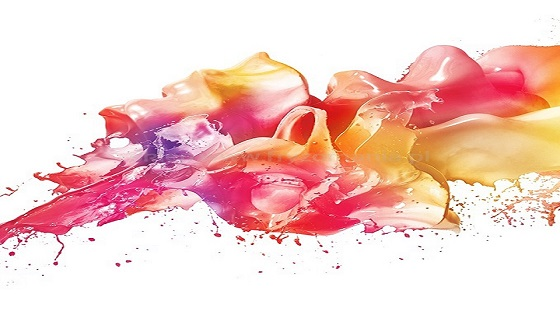
#> input picture pic.jpg, 560 x 315 px, found by its file name
$ python kolor.py --image pic.jpg
#> lines starting #> are read from the running program, lines starting #| are printed output that depends on the picture
# -*- coding: utf-8 -*-
"""
@author: micha
"""

import cv2
import numpy as np
import pandas as pd
import argparse

# argument parser
ap = argparse.ArgumentParser()
ap.add_argument('-i', '--image', required=True, help= "path to the image")
args = vars(ap.parse_args())
img_path = args['image']

# wczytanie obrazu
img = cv2.imread("../../Desktop/zad/pic.jpg")
#> img is the input picture: shape (315, 560, 3); mean B, G, R 201.2, 206.7, 244.2
img2 = cv2.imread("../../Desktop/zad/pic2.jpg")
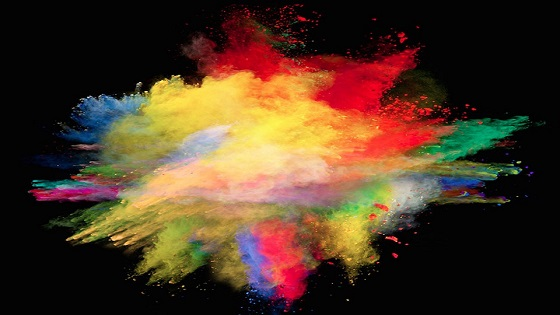
#> input picture pic2.jpg, 560 x 315 px, found by its file name
#> img2 is the input picture: shape (315, 560, 3); mean B, G, R 36.2, 55.3, 77.4

# zmienne globalne
clicked = False
r = g = b = xpos = ypos = 0

# czytanie pliku csv i nadawanie nazw każdej kolumnie
index=["color","color_name","hex","R","G","B"]
csv = pd.read_csv("../../Desktop/zad/colours.csv", names=index, header=None)
#> (reads colours.csv from the repository)

# łączenie obraz w poziomie
Hori = np.concatenate((img, img2), axis=1)
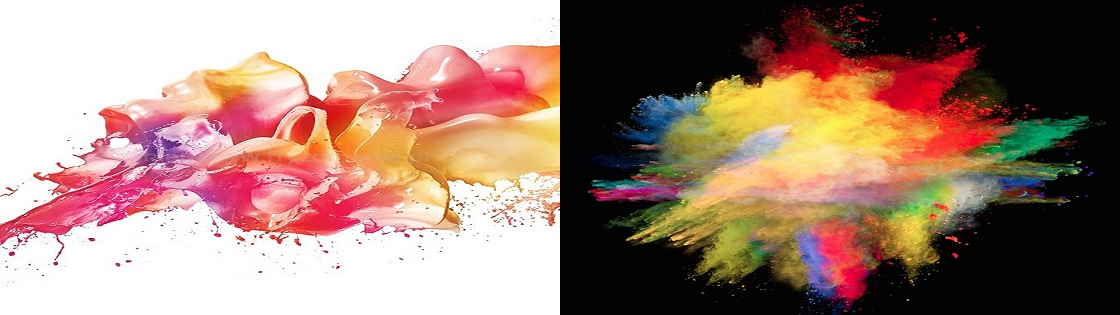
#> Hori: shape (315, 1120, 3); mean B, G, R 118.7, 131, 160.8

# funkcja obliczania minimalnej odległości od wszystkich kolorów i uzyskania najbardziej pasującego koloru
def getColorName(R,G,B):
    minimum = 10000
    for i in range(len(csv)):
        d = abs(R- int(csv.loc[i,"R"])) + abs(G- int(csv.loc[i,"G"]))+ abs(B- int(csv.loc[i,"B"]))
        if(d<=minimum):
            minimum = d
            cname = csv.loc[i,"color_name"]
    return cname

# funkcja do uzyskania współrzędnych x, y z dwukrotnego kliknięcia myszy
def draw_function(event, x,y,flags,param):
    if event == cv2.EVENT_LBUTTONDBLCLK:
        global b,g,r,xpos,ypos, clicked
        clicked = True
        xpos = x
        ypos = y
        b,g,r = Hori[y,x]
        b = int(b)
        g = int(g)
        r = int(r)

cv2.namedWindow('image')
cv2.setMouseCallback('image',draw_function)

while(1):

    cv2.imshow("image", Hori)
    if (clicked):

        # cv2.rectangle(obraz, punkt początkowy, punkt końcowy, kolor, grubość)
        cv2.rectangle(Hori,(20,20), (750,60), (b,g,r), -1)

        # Tworzenie ciągu tekstowego do wyświetlenia (nazwa koloru i wartości RGB)
        text = getColorName(r,g,b) + ' R='+ str(r) +  ' G='+ str(g) +  ' B='+ str(b)

        # cv2.putText(img, tekst, początek, czcionka(0-7), fontScale, kolor, grubość, typ linii)
        cv2.putText(Hori, text,(50,50),7,0.8,(255,255,255),2,cv2.LINE_AA)

        # w przypadku bardzo jasnych kolorów wyświetlenie w kolorze czarnym
        if(r+g+b>=600):
            cv2.putText(Hori, text,(50,50),2,0.8,(0,0,0),2,cv2.LINE_AA)

        clicked=False

    # przerwanie pętli
    if cv2.waitKey(20) & 0xFF ==27:
#> (key Esc is pressed here)
        break

cv2.destroyAllWindows()
